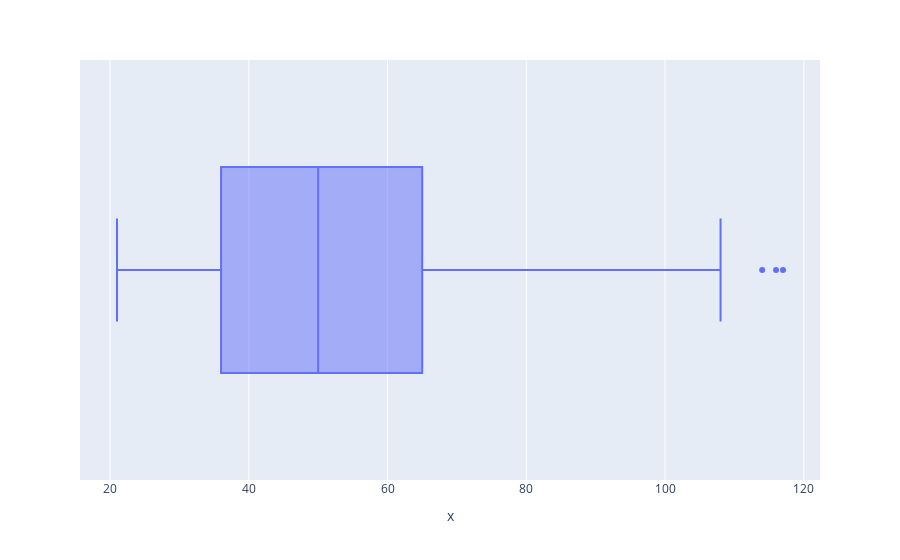

The notebook cell saved with this chart:
### Code cell
fig = px.box(x = df.age);
fig.show();

### Figure 1 — Plotly figure (JSON) as saved in the notebook; plotly's stock layout.template omitted (floating-point values rounded to 4 significant figures; data arrays with more than 128 entries replaced by an {"elided": "..."} marker saying what was removed)
{"data": [{"alignmentgroup": "True", "hovertemplate": "x=%{x}<extra></extra>", "legendgroup": "", "marker": {"color": "#636efa"}, "name": "", "notched": false, "offsetgroup": "", "orientation": "h", "showlegend": false, "type": "box", "x": {"elided": "9920 int values"}, "x0": " ", "xaxis": "x", "y0": " ", "yaxis": "y"}], "layout": {"boxmode": "group", "legend": {"tracegroupgap": 0}, "margin": {"t": 60}, "xaxis": {"anchor": "y", "domain": [0, 1], "title": {"text": "x"}}, "yaxis": {"anchor": "x", "domain": [0, 1]}}}
